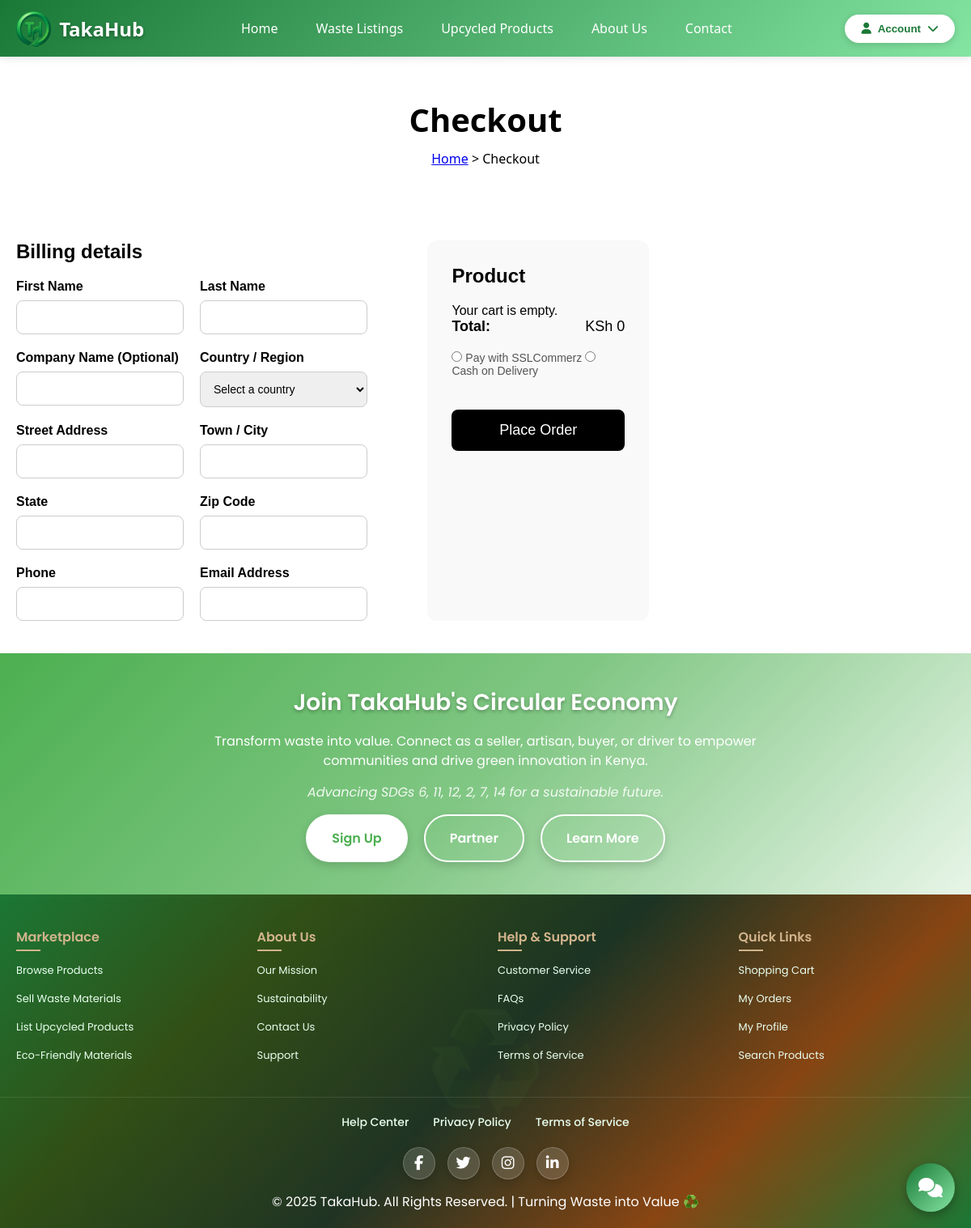
Before: /checkout/ (signed in) with the older database file.
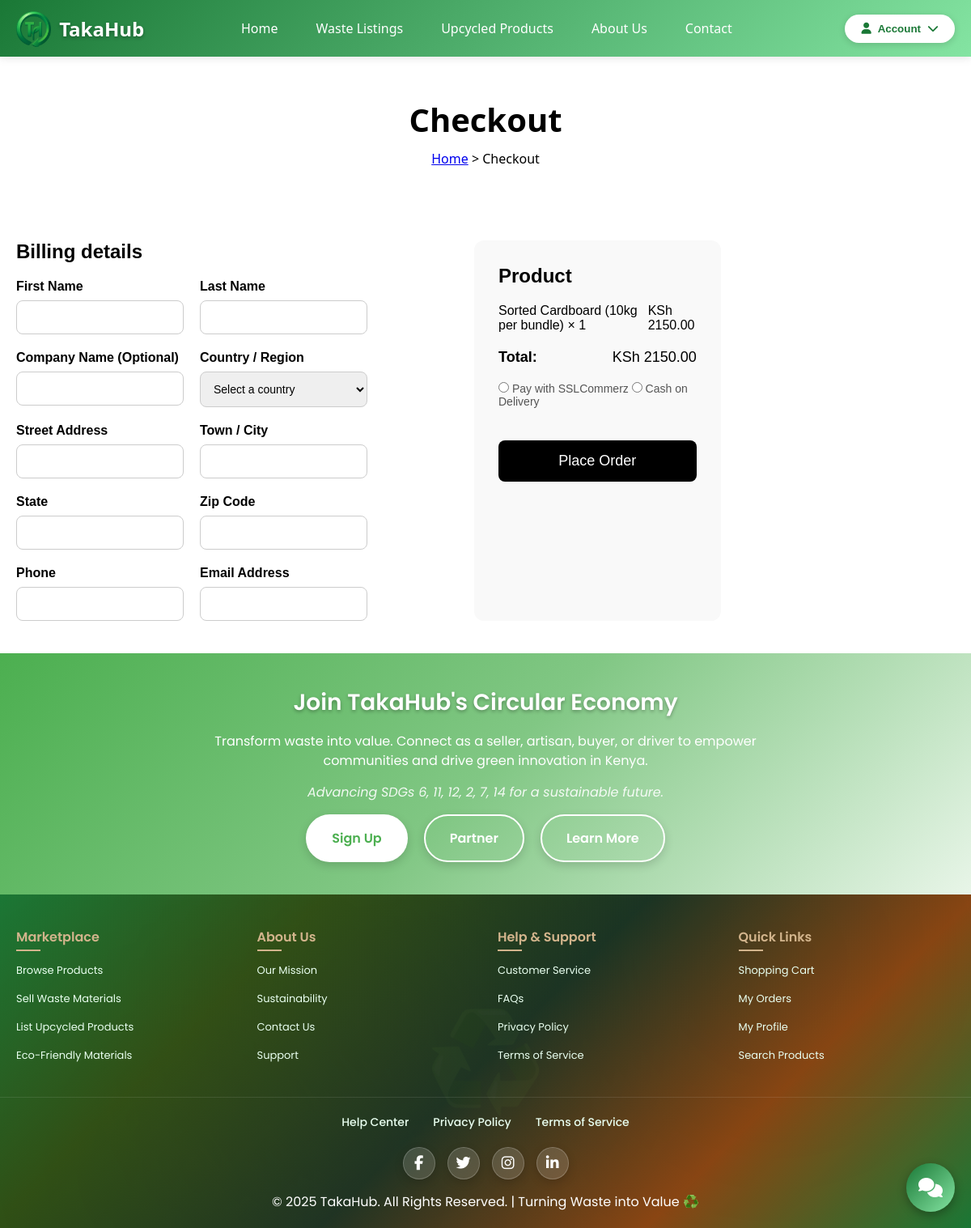
After: the same page with the newer database file.
### marketplace/models.py (models this page shows, shortened)
class CartItem(models.Model):
    buyer = models.ForeignKey(User, on_delete=models.CASCADE)
    content_type = models.ForeignKey(ContentType, on_delete=models.CASCADE)
    object_id = models.PositiveIntegerField()
    item = GenericForeignKey('content_type', 'object_id')
    quantity = models.PositiveIntegerField(default=1)
    added_at = models.DateTimeField(auto_now_add=True)
    class Meta:
        unique_together = ('buyer', 'content_type', 'object_id')
    def subtotal(self):
        return self.quantity * self.item.price  # works as long as both models have a .price

class TrashItem(models.Model):
    seller = models.ForeignKey(User, on_delete=models.CASCADE, related_name='trash_items', null=True, blank=True)
    material_name = models.CharField(max_length=255, default="")  # Change as needed
    category = models.CharField(max_length=100, choices=WASTE_CATEGORY_CHOICES, default="")  # Change as needed
    description = models.TextField()
    condition = models.CharField(max_length=50, default="")  # Set a meaningful default
    quantity = models.IntegerField(default=0)
    price = models.DecimalField(max_digits=10, decimal_places=2)
    trash_point = models.CharField(max_length=255, default="")  # Set a meaningful default
    images = models.ImageField(upload_to='waste_images/', blank=True, null=True)
    location = models.CharField(max_length=255, default="")  # Set a meaningful default
    product_status = models.CharField(max_length=20, choices=PRODUCT_STATUS_CHOICES, default='')
    delivery_status = models.CharField(max_length=20, choices=DELIVERY_STATUS_CHOICES, default='')
    slug = models.SlugField(max_length=255, unique=True, blank=True)
    listing_date = models.DateTimeField(auto_now_add=True)
    last_updated = models.DateTimeField(auto_now=True, null=True, blank=True)
    tags = models.CharField(max_length=255, blank=True, null=True)
    rating = models.DecimalField(max_digits=3, decimal_places=2, default=0.0)
    reviews = GenericRelation(Review)

### marketplace/views.py (the view)
# urls.py: path('checkout/', checkout, name='checkout'),
@login_required
def checkout(request):
    cart_items = CartItem.objects.filter(buyer=request.user)
    subtotal = sum(item.subtotal() for item in cart_items)
    return render(request, 'checkout.html', {
        'cart_items': cart_items,
        'subtotal': subtotal,
    })

### marketplace/templates/checkout.html (shortened to what the changed rows need)
{% load static %}
{% include "header.html" %}
<!DOCTYPE html>
<html lang="en">
<head>
    <link rel="stylesheet" href="{% static '/css/checkout.css' %}">
</head>
<body>
    <section class="checkout-banner">
        <h2>Checkout</h2>
    </section>
    <div class="checkout-container">
        <div class="checkout-content">
                    <div class="order-summary">
                        <h3>Product</h3>
                        {% for item in cart_items %}
                          <div class="product-item">
                            <span>
                              {% if item.content_type.model == 'upcycledproduct' %}
                                {{ item.item.product_name }}
                              {% elif item.content_type.model == 'trashitem' %}
                                {{ item.item.material_name }}
                              {% else %}
                                Unknown Item
                              {% endif %}
                              × {{ item.quantity }}
                            </span>
                            <span>KSh {{ item.subtotal }}</span>
                          </div>
                        {% empty %}
                          <p>Your cart is empty.</p>
                        {% endfor %}
                        <div class="totals">
                          <p><strong>Total:</strong> KSh {{ subtotal }}</p>
                        </div>
                        <div class="payment-info">
                          <label>
                          </label>
                          <label>
                          </label>
                        </div>
                        <button type="submit" class="place-order-btn">Place Order</button>
                    </div>
            </div>
        </div>
</body>
</html>
{% include "footer.html" %}

Changed rows visible on the page:
added CartItem: item.material_name "Sorted Cardboard (10kg per bundle)", quantity "1", subtotal "2150.00"
Other visible differences:
{{ subtotal }}: "0" → "2150.00"
text no longer shown: "Your cart is empty."
